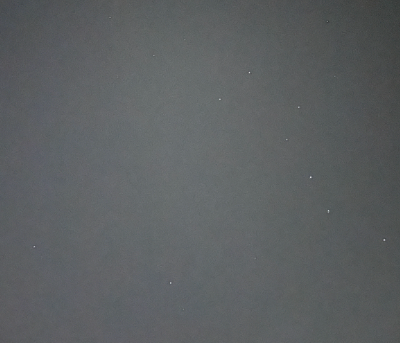
#> input picture Boaz stars 2.png, 400 x 343 px
$ jupyter execute --allow-errors Untitled.ipynb
#> lines starting #> are read from the running program, lines starting #| are printed output that depends on the picture
# Stars detection

[cell 1]
import numpy as np
from skimage.feature import blob_dog
import cv2
img_name = "Boaz stars 2.png"
data = cv2.imread(img_name, cv2.IMREAD_GRAYSCALE)
#> data: shape (343, 400); min 53, max 219, mean 95.2
tbl = blob_dog(data, threshold=0.1,overlap=1)
#> tbl = [[177, 310, 1], [211, 328, 1], [240, 384, 1]]
#tbl['peak_value'].info.format = '%.8g'  # for consistent table output
print(tbl[:10])  # print only the first 10 peaks
#| [[177. 310.   1.]
#|  [211. 328.   1.]
#|  [240. 384.   1.]]

# Stars Map Visualtization

[cell 2]
import numpy as np
import cv2
import matplotlib.pyplot as plt
from astropy.visualization import simple_norm
from astropy.visualization.mpl_normalize import ImageNormalize
from photutils.aperture import CircularAperture
data = cv2.imread(img_name)
#> data is the input picture: shape (343, 400, 3); mean B, G, R 97.7, 96.1, 92.5
positions = np.transpose((tbl[:,1], tbl[:, 0]))
#> positions = [[310, 177], [328, 211], [384, 240]]
#> (the rest of this cell did not finish here and is left out)

# Stars Matching

#> (a cell that did not finish here is left out)

[cell 4]
import numpy as np
from skimage.feature import blob_dog
import cv2
from itertools import combinations

img1 = cv2.imread("Boaz stars 1.png", cv2.IMREAD_GRAYSCALE)
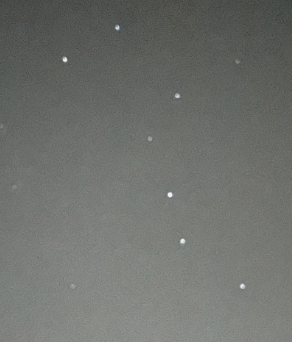
#> input picture Boaz stars 1.png, 292 x 342 px
#> img1: shape (342, 292); min 59, max 244, mean 111.5
img2 = cv2.imread("Boaz stars 2.png", cv2.IMREAD_GRAYSCALE)

tbl1 = blob_dog(img1, threshold=0.1,overlap=1)
#> tbl1 = [[59, 65, 1.6], [194, 170, 1.6], [27, 117, 1.6], [241, 182, 1.6], [286, 242, 1.6], [96, 177, 1]]
positions1 = tuple(map(tuple, tbl1[:,[0,1]]))
#> positions1 = ((59, 65), (194, 170), (27, 117), (241, 182), (286, 242), (96, 177))
#positions1 =  tuple(map(tuple, np.transpose((tbl1[:,1], tbl1[:, 0]))))
tbl2 = blob_dog(img2, threshold=0.1,overlap=1)
#> tbl2 = [[177, 310, 1], [211, 328, 1], [240, 384, 1]]
positions2 = tuple(map(tuple, tbl2[:,[0,1]]))
#> positions2 = ((177, 310), (211, 328), (240, 384))
#positions2 =  tuple(map(tuple, np.transpose((tbl2[:,1], tbl2[:, 0]))))
lst = []

#> (the rest of this cell did not finish here and is left out)

#> (a cell that did not finish here is left out)

[cell 6]
import numpy as np
import cv2
import matplotlib.pyplot as plt

img1 = cv2.imread("Boaz stars 1.png")
#> img1 is the input picture: shape (342, 292, 3); mean B, G, R 108.9, 112.8, 110.3
img2 = cv2.imread("Boaz stars 2.png")
h_scale = img1.shape[0]/img2.shape[0]
#> h_scale = 0.997
w_scale = img1.shape[1]/img2.shape[1]
#> w_scale = 0.73
# Flip the second image horizontally
img2 = cv2.resize(img2, img1.shape[:2][::-1] )
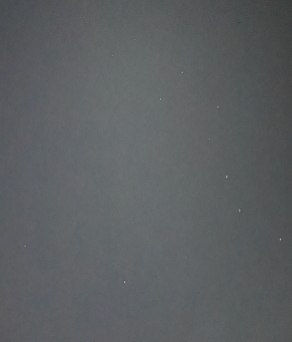
#> img2: shape (342, 292, 3); mean B, G, R 97.6, 96, 92.4

# Draw matches between blobs
fig, ax = plt.subplots()
ax.imshow(np.hstack((img1,img2)))
ax.invert_yaxis()
ax.set_xticks([])
ax.set_yticks([])

# Generate random colors for matches
colors = np.random.rand(len(lst), 3)
i = 0

# Draw matches between blobs
for match in lst:
    coord1 = tuple(match[0])
    coord2 = tuple(match[1])

    # Scale the position of the second blob
    coord2 = (int(coord2[0] * h_scale), int(coord2[1] * w_scale) + img1.shape[1])

    # Draw line between matched blobs
    ax.plot([coord1[1], coord2[1]], [coord1[0], coord2[0]], '-', color=colors[i])
    i+=1
#> after the loop, i = 0


# Remove tick marks and display image
ax.axis('on')
plt.show()
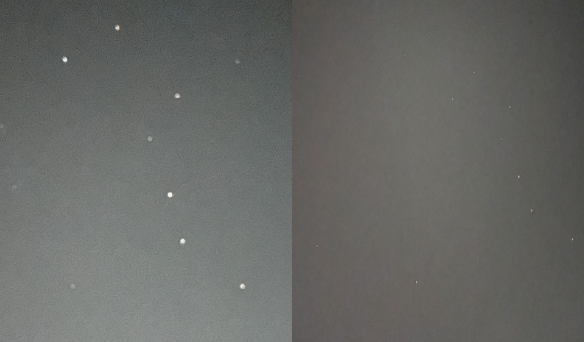
#> shown: shape (342, 584, 3); mean R, G, B 103.2, 104.4, 101.4

[cell 7]
from skimage.transform import SimilarityTransform
from skimage.measure import ransac

#> (the rest of this cell did not finish here and is left out)

[cell 8]
import numpy as np
import cv2
import matplotlib.pyplot as plt

img1 = cv2.imread("Boaz stars 1.png")
img2 = cv2.imread("Boaz stars 2.png")
h_scale = img1.shape[0]/img2.shape[0]
w_scale = img1.shape[1]/img2.shape[1]
# Flip the second image horizontally
img2 = cv2.resize(img2, img1.shape[:2][::-1] )

# Draw matches between blobs
fig, ax = plt.subplots()
ax.imshow(np.hstack((img1,img2)))
ax.invert_yaxis()
ax.set_xticks([])
ax.set_yticks([])

# Generate random colors for matches
colors = np.random.rand(len(lst), 3)
i = 0

# Draw matches between blobs
#> (the rest of this cell did not finish here and is left out)

[cell 9]
import numpy as np
import cv2 as cv
import matplotlib.pyplot as plt
img1 = cv.imread('Boaz stars 1.png',cv.IMREAD_GRAYSCALE)          # queryImage
img2 = cv.imread('Boaz stars 2.png',cv.IMREAD_GRAYSCALE) # trainImage
# Initiate SIFT detector
sift = cv.SIFT_create()
# find the keypoints and descriptors with SIFT
kp1, des1 = sift.detectAndCompute(img1,None)
#> kp1 = 25 keypoints; strongest (x, y, size): (65, 60, 3), (170, 195, 3.2), (182, 241, 3.1), (242, 286, 3.1)
kp2, des2 = sift.detectAndCompute(img2,None)
#> kp2 = (); des2 = None
# BFMatcher with default params
bf = cv.BFMatcher()
print(des1)
#> (printed output is left out)
#> (the rest of this cell did not finish here and is left out)
